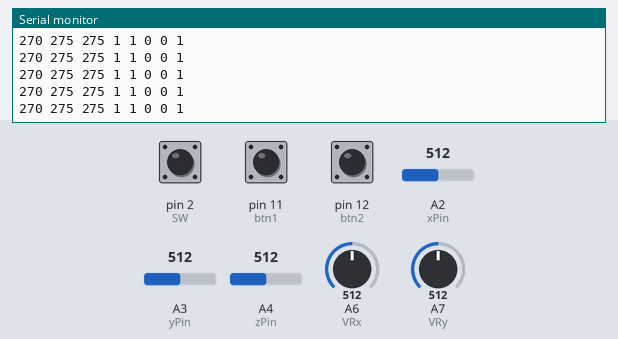
The sketch below on a simulated Arduino Nano, built with avr-gcc and run on an emulated ATmega328P. On the bench: the last lines printed to the serial monitor. The test bench sets the inputs (shaded band); at power-on: A6 (VRx) = 512, A7 (VRy) = 512, A2 (xPin) = 512, pin 2 (SW) HIGH, pin 11 (btn1) HIGH, pin 12 (btn2) HIGH, A3 (yPin) = 512, A4 (zPin) = 512.

Above: at 1.2 s.
1.3 s: A6 (VRx) set to 600
At 2.3 s:
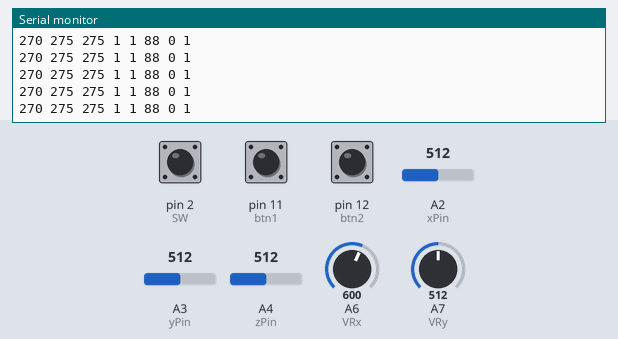
4.3 s: A6 (VRx) set to 624
At 5.0 s:
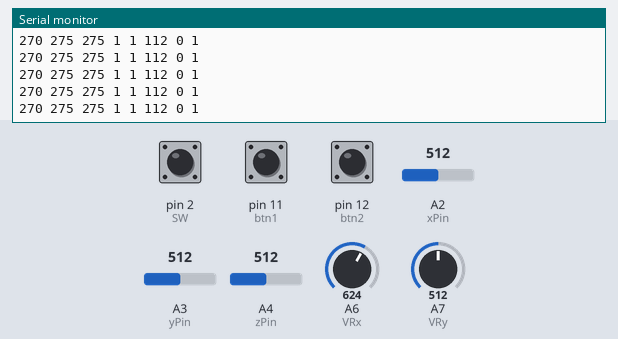
7.3 s: A7 (VRy) set to 498
At 8.3 s:
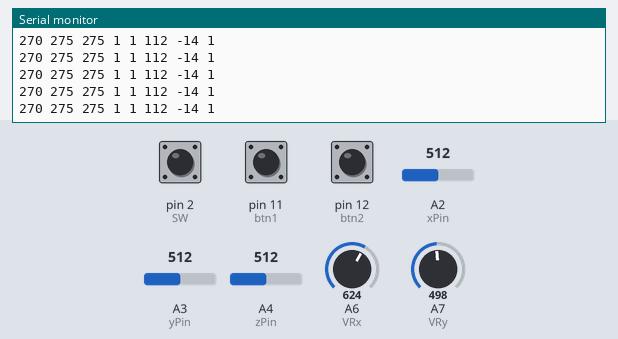
8.8 s: A2 (xPin) set to 971
At 9.9 s:
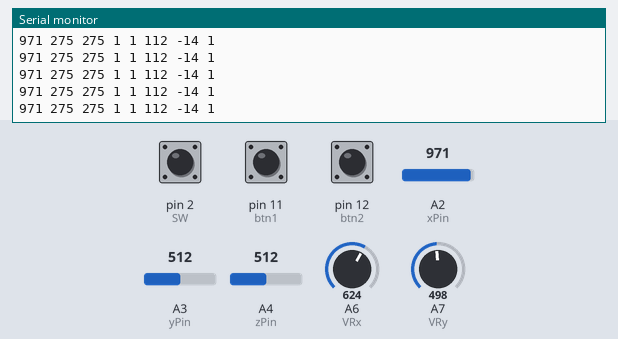
10.3 s: A2 (xPin) set to 1004
At 11.0 s:
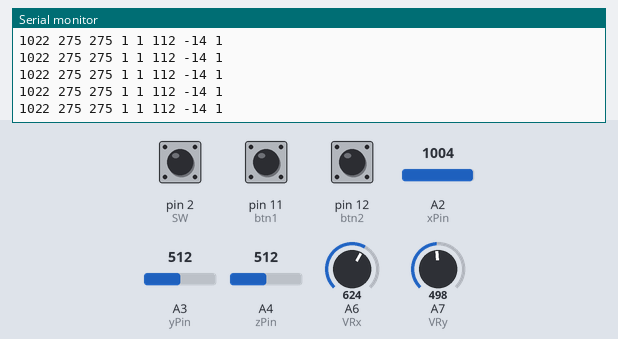
Timing chart, 0 to 13.3 s (numbered marks = the images above; inputs shaded):
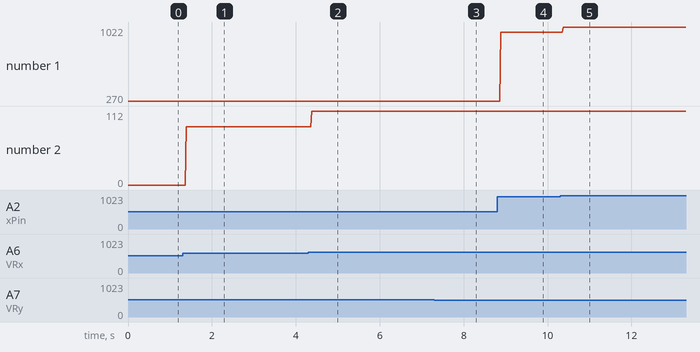

Measured:
- after the input at 1.3 s, the serial monitor: prints a new line after 0.09 s (image 1)
- after the input at 4.3 s, the serial monitor: prints a new line after 0.08 s (image 2)
- after the input at 7.3 s, the serial monitor: prints a new line after 0.07 s (image 3)
- after the input at 8.8 s, the serial monitor: prints a new line after 0.09 s (image 4)
- after the input at 10.3 s, the serial monitor: prints a new line after 0.08 s (image 5)
- plotted number 1: 270 → 971 after the input at 8.8 s, 971 → 1022 after the input at 10.3 s
- plotted number 2: 0 → 88 after the input at 1.3 s, 88 → 112 after the input at 4.3 s

The sketch:

AirMouse.ino
```cpp
const int vcc = A1;
const int xPin = A2;
const int yPin = A3;
const int zPin = A4;
const int gnd = A5;
const int btn1 = 11;
const int btn2 = 12;
const int VRx = A6;
const int VRy = A7;
const int SW = 2;

int xRaw, yRaw, zRaw;
int x, y, z;
int xPosition = 0, yPosition = 0;
int mapX = 0, mapY = 0;
int state1, state2;
int SW_state = 0;

void setup() {
  // put your setup code here, to run once:
  Serial.begin(9600);
  pinMode(vcc, OUTPUT);
  pinMode(gnd, OUTPUT);
  pinMode(VRx, INPUT);
  pinMode(VRy, INPUT);
  pinMode(btn1, INPUT);
  pinMode(btn2, INPUT);
  pinMode(SW, INPUT);
  digitalWrite(btn1, HIGH);
  digitalWrite(btn2, HIGH);
  digitalWrite(SW, HIGH);
  digitalWrite(vcc, HIGH);
  digitalWrite(gnd, LOW);
}

void loop() {
  // put your main code here, to run repeatedly:
  xRaw = analogRead(xPin);
  yRaw = analogRead(yPin);
  zRaw = analogRead(zPin);
  xPosition = analogRead(VRx);
  yPosition = analogRead(VRy);
  state1 = digitalRead(btn1);
  state2 = digitalRead(btn2);
  SW_state = digitalRead(SW);
  x = map(xRaw, 269, 400, -100, 100);
  y = map(yRaw, 272, 400, -100, 100);
  z = map(zRaw, 272, 400, -100, 100);
  mapX = map(xPosition, 0, 1023, -512, 512);
  mapY = map(yPosition, 0, 1023, -512, 512);
  Serial.print(x);
  Serial.print(" ");
  Serial.print(y);
  Serial.print(" ");
  Serial.print(z);
  Serial.print(" ");
  Serial.print(state1);
  Serial.print(" ");
  Serial.print(state2);
  Serial.print(" ");
  Serial.print(mapX);
  Serial.print(" ");
  Serial.print(mapY);
  Serial.print(" ");
  Serial.println(SW_state);
}
```
